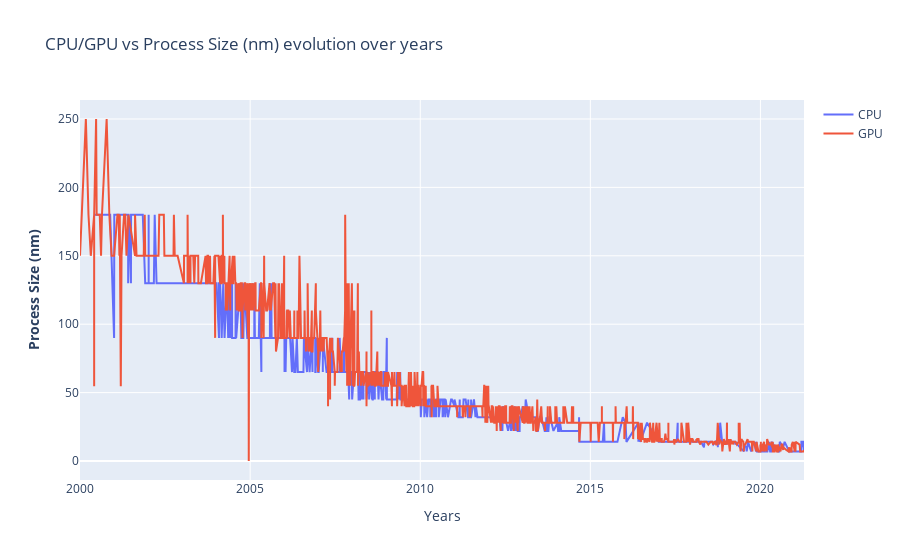

Notebook code cell kept with this figure:
### Markdown cell above
### Analise Proccess Size

### Code cell
fig = make_subplots()

# Add traces
fig.add_trace(
    go.Scatter(x= df_cpu.index, y=df_cpu["Process Size (nm)"] ,name= "CPU")
)

fig.add_trace(
    go.Scatter(x= df_gpu.index,y= df_gpu["Process Size (nm)"], name= "GPU")
)

# Add figure title
fig.update_layout(
    title_text="CPU/GPU vs Process Size (nm) evolution over years"
)

# Set x-axis title
fig.update_xaxes(title_text="Years")

# Set y-axes titles
fig.update_yaxes(title_text="<b>Process Size (nm)</b>", secondary_y=False)

fig.show()

### Figure 1 — Plotly figure (JSON) as saved in the notebook; plotly's stock layout.template omitted (floating-point values rounded to 4 significant figures; data arrays with more than 128 entries replaced by an {"elided": "..."} marker saying what was removed)
{"data": [{"name": "CPU", "type": "scatter", "x": {"elided": "2134 str values"}, "y": {"elided": "2134 int values"}}, {"name": "GPU", "type": "scatter", "x": {"elided": "2605 str values"}, "y": {"elided": "2605 float values"}}], "layout": {"title": {"text": "CPU/GPU vs Process Size (nm) evolution over years"}, "xaxis": {"anchor": "y", "domain": [0, 1], "title": {"text": "Years"}}, "yaxis": {"anchor": "x", "domain": [0, 1], "title": {"text": "<b>Process Size (nm)</b>"}}}}
